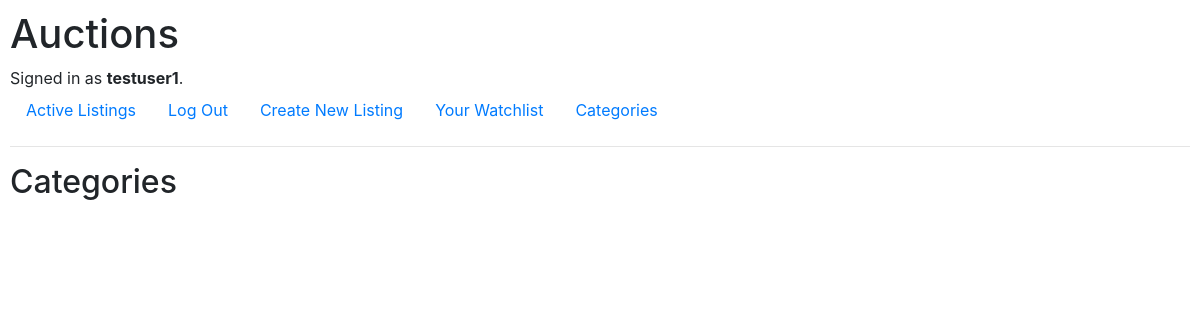
Before: /categories (signed in) with the older database file.
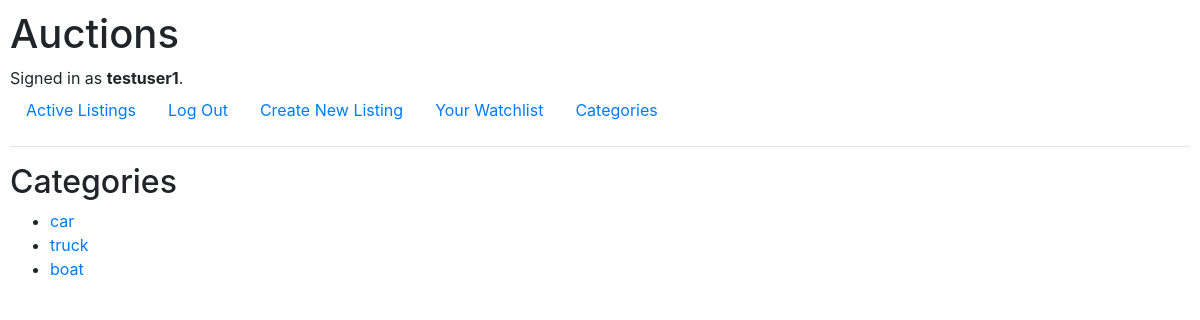
After: the same page with the newer database file.
### auctions/models.py (models this page shows)
class Listing(models.Model):
    title = models.CharField(max_length=100)
    description = models.TextField()
    startingBid = models.FloatField()
    category = models.CharField(max_length=100)
    image = models.URLField()
    currentBid = models.FloatField()
    highestBidder = models.ForeignKey("User", on_delete=models.DO_NOTHING, null = True, related_name="highestBidder")
    creator = models.ForeignKey("User", on_delete=models.CASCADE, null=True, related_name="creator")
    active = models.BooleanField(default=True)
    winner = models.ForeignKey("User", on_delete=models.DO_NOTHING, null=True, related_name="winner")
    comments = models.ManyToManyField(Comment, null=True)

### auctions/views.py (the view)
# urls.py: path("categories", views.categories, name="categories"),
def categories(request):
    all_categories = []
    allListings = models.Listing.objects.all()
    for listing in allListings:
        if listing.category.lower() not in all_categories:
            all_categories.append(listing.category.lower())
    context = {"categories": all_categories}
    return render(request, "auctions/categories.html", context)

### auctions/templates/auctions/categories.html
{% extends "auctions/layout.html" %}
{% block body %}
    <h2>Categories</h2>
    <ul>
        {% for category in categories%}
            <li><a href = {% url 'categoryPage' category=category %}> {{category}} </a></li>
        {% endfor %}
    </ul>
{% endblock %}

Changed rows visible on the page:
added Listing: category "car"
added Listing: category "truck"
added Listing: category "boat"
